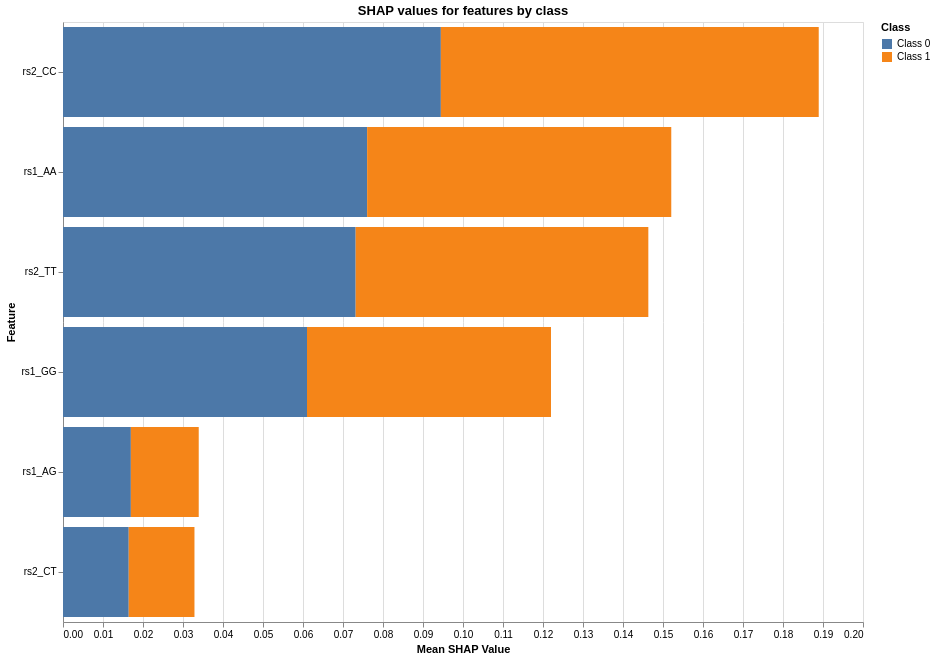

Notebook source saved alongside this figure:
### Markdown cell above
SHAP values

### Code cell
explainer = shap.TreeExplainer(model)
shap_values = explainer.shap_values(X_test_encoded)  # Liste mit SHAP-Werten pro Sample##################################

feature_names = encoder.get_feature_names_out()
n_classes = shap_values.shape[2]  # Anzahl der Klassen ###################
class_names = model.classes_
n_features = len(feature_names)

# mean shap value over all samples
mean_shap_values = np.zeros((n_features, n_classes))

for sample_shap_values in shap_values:
    mean_shap_values += np.abs(sample_shap_values)

mean_shap_values /= len(shap_values)

# DataFrame for each class
shap_df_list = []
for class_index in range(n_classes):
    class_shap_df = pd.DataFrame({
        "Feature": feature_names,
        "MeanSHAP": mean_shap_values[:, class_index],
        "Class": f"Class {class_names[class_index]}"
    })
    shap_df_list.append(class_shap_df)

shap_all_classes_df = pd.concat(shap_df_list, ignore_index=True)

# Altair Plot
shap_chart = alt.Chart(shap_all_classes_df).mark_bar().encode(
    x=alt.X("MeanSHAP:Q", title="Mean SHAP Value"),
    y=alt.Y("Feature:N", sort="-x", title="Feature"),
    color=alt.Color("Class:N", title="Class"),
    tooltip=["Class", "Feature", "MeanSHAP"]
).properties(
    title="SHAP values for features by class",
    width=800,
    height=600
)

shap_chart

### Figure 1 — Vega-Lite specification as saved in the notebook (floating-point values rounded to 4 significant figures)
{"config": {"view": {"continuousWidth": 300, "continuousHeight": 300}}, "data": {"name": "data-063a316dfe6209a45a085c6cafa11ac0"}, "mark": {"type": "bar"}, "encoding": {"color": {"field": "Class", "title": "Class", "type": "nominal"}, "tooltip": [{"field": "Class", "type": "nominal"}, {"field": "Feature", "type": "nominal"}, {"field": "MeanSHAP", "type": "quantitative"}], "x": {"field": "MeanSHAP", "title": "Mean SHAP Value", "type": "quantitative"}, "y": {"field": "Feature", "sort": "-x", "title": "Feature", "type": "nominal"}}, "height": 600, "title": "SHAP values for features by class", "width": 800, "$schema": "https://vega.github.io/schema/vega-lite/v5.8.0.json", "datasets": {"data-063a316dfe6209a45a085c6cafa11ac0": [{"Feature": "rs1_AA", "MeanSHAP": 0.07603, "Class": "Class 0"}, {"Feature": "rs1_AG", "MeanSHAP": 0.01697, "Class": "Class 0"}, {"Feature": "rs1_GG", "MeanSHAP": 0.061, "Class": "Class 0"}, {"Feature": "rs2_CC", "MeanSHAP": 0.09447, "Class": "Class 0"}, {"Feature": "rs2_CT", "MeanSHAP": 0.01643, "Class": "Class 0"}, {"Feature": "rs2_TT", "MeanSHAP": 0.07317, "Class": "Class 0"}, {"Feature": "rs1_AA", "MeanSHAP": 0.07603, "Class": "Class 1"}, {"Feature": "rs1_AG", "MeanSHAP": 0.01697, "Class": "Class 1"}, {"Feature": "rs1_GG", "MeanSHAP": 0.061, "Class": "Class 1"}, {"Feature": "rs2_CC", "MeanSHAP": 0.09447, "Class": "Class 1"}, {"Feature": "rs2_CT", "MeanSHAP": 0.01643, "Class": "Class 1"}, {"Feature": "rs2_TT", "MeanSHAP": 0.07317, "Class": "Class 1"}]}}
